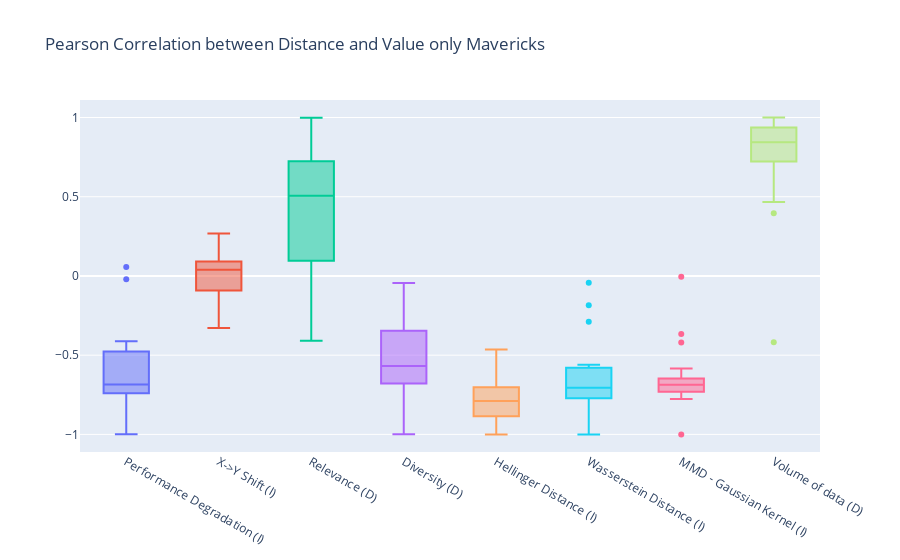

Notebook cell for this chart:
### Code cell
import plotly.graph_objects as go
import numpy as np
np.random.seed(1)

distance_dictionary = {
    "performanceDegradation": "Performance Degradation (I)",
    "yShiftDataframe": "X->Y Shift (I)",
    "relevance": "Relevance (D)",
    "diversity": "Diversity (D)",
    "hellinger": "Hellinger Distance (I)",
    "wasserstein": "Wasserstein Distance (I)",
    "gaussian_mmd": "MMD - Gaussian Kernel (I)",
    "volume": "Volume of data (D)"
}

fig = go.Figure()
for metric, name_of_metric in distance_dictionary.items():
    sliced_df = correlation_sv_distance_only_mavericks[correlation_sv_distance_only_mavericks["Distance"] == metric]
    fig.add_trace(go.Box(y=sliced_df["PearsonCorrelation"], name=name_of_metric))


fig.update_layout(title_text="Pearson Correlation between Distance and Value only Mavericks", showlegend=False)

fig.show()

fig.write_image("images/distance_value_only_mavericks_pearson_correlation.pdf")

### Figure 1 — Plotly figure (JSON) as saved in the notebook; plotly's stock layout.template omitted (floating-point values rounded to 4 significant figures)
{"data": [{"name": "Performance Degradation (I)", "type": "box", "y": [-0.8607, -0.8398, -0.487, -0.7396, -0.7828, -0.7147, -0.6556, -0.4126, -0.7395, -0.7205, -0.5778, -0.7221, -0.4775, -0.5582, -0.02118, -0.9992, -0.4571, 0.05693]}, {"name": "X->Y Shift (I)", "type": "box", "y": [-0.1125, 0.2672, 0.01062, 0.0839, 0.09758, 0.1443, -0.06852, -0.04841, 0.06719, -0.3278, 0.07755, -0.1709, -0.3281, -0.07194, 0.07185, 0.261]}, {"name": "Relevance (D)", "type": "box", "y": [0.8856, 0.7814, 0.7236, 0.589, 0.4229, 0.6289, 0.7365, 0.4008, 0.692, -0.0007524, 0.09612, 0.006031, 0.2899, 0.4185, -0.02814, 0.9985, 0.6848, -0.4096]}, {"name": "Diversity (D)", "type": "box", "y": [-0.8857, -0.8573, -0.7166, -0.6356, -0.5236, -0.6136, -0.6446, -0.4144, -0.6229, -0.4551, -0.1676, -0.2166, -0.3463, -0.4482, -0.1261, -0.9998, -0.6785, -0.04506]}, {"name": "Hellinger Distance (I)", "type": "box", "y": [-0.8193, -0.7557, -0.7708, -0.6477, -0.8024, -0.5028, -0.9319, -0.6747, -0.9156, -0.8745, -0.7756, -0.7292, -0.8532, -0.8968, -0.4636, -1.0]}, {"name": "Wasserstein Distance (I)", "type": "box", "y": [-0.7222, -0.5609, -0.6064, -0.1842, -0.8272, -0.6773, -0.8452, -0.7385, -0.8337, -0.7374, -0.6901, -0.5799, -0.7716, -0.7347, -0.2892, -1.0, -0.6722, -0.04306]}, {"name": "MMD - Gaussian Kernel (I)", "type": "box", "y": [-0.7764, -0.6917, -0.367, -0.6607, -0.7253, -0.68, -0.6947, -0.75, -0.6975, -0.683, -0.6474, -0.5844, -0.7385, -0.731, -0.4196, -0.9999, -0.6747, -0.004371]}, {"name": "Volume of data (D)", "type": "box", "y": [0.9985, 0.9645, 0.9373, 0.9771, 0.8399, 0.8606, 0.831, 0.8793, 0.816, 0.7219, 0.7506, 0.4669, 0.9098, 0.8491, 0.3959, 0.9995, 0.6881, -0.4188]}], "layout": {"showlegend": false, "title": {"text": "Pearson Correlation between Distance and Value only Mavericks"}}}
